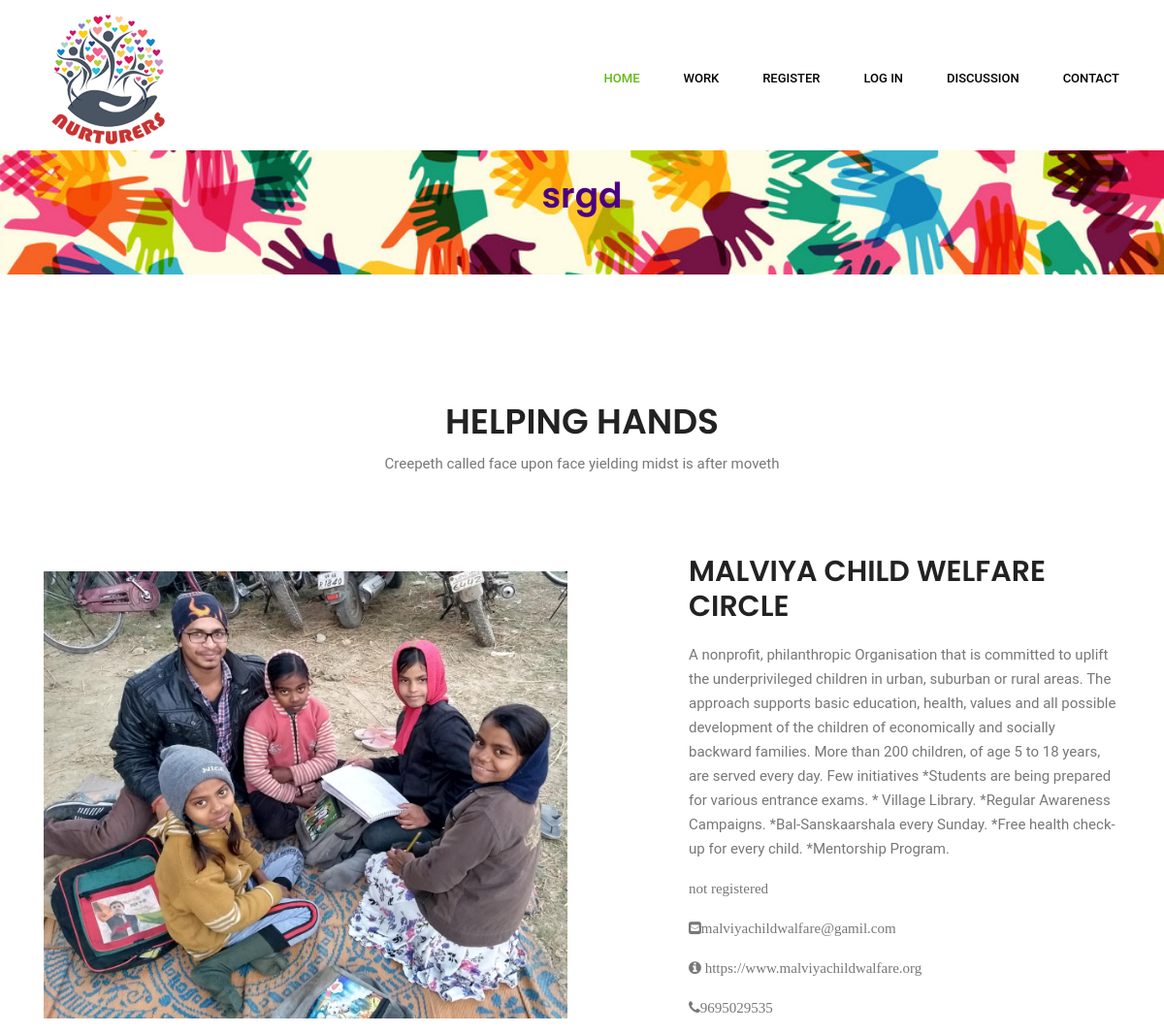
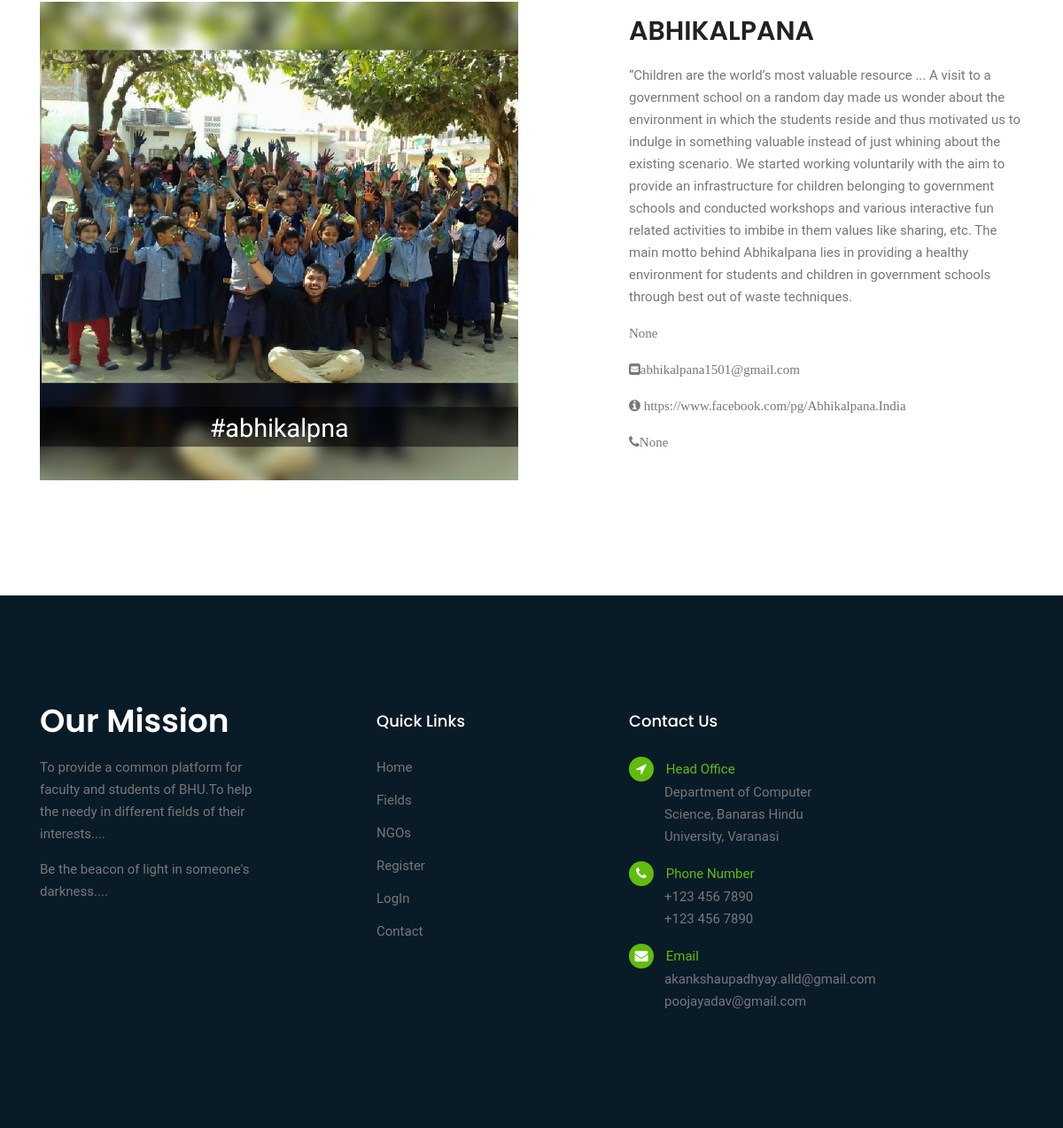
The page /ngofields/details/1/ on the database its author committed (2 pictures, top to bottom).
### app1/models.py (models this page shows, shortened)
class NgoInterest(models.Model):
	NgoId = models.ForeignKey(Ngo,on_delete = models.CASCADE, null = True, blank = True)
	interest = models.ForeignKey(Interest, on_delete = models.CASCADE, null = True, blank = True)

class Ngo(models.Model):
	name = models.CharField(max_length = 250, null = True, blank = True)
	regId = models.CharField(max_length = 100, null = True,blank = True)
	founder = models.CharField(max_length = 250, null = True, blank = True)
	ngoUrl = models.URLField(null = True, blank = True)
	email = models.CharField(max_length = 100, null = True, blank = True)
	contact = models.CharField(max_length = 12, null = True, blank = True)
	about = models.TextField( null = True, blank = True)
	imageurl = models.URLField(null = True, blank = True)

### app1/views.py (the view)
# urls.py: re_path('ngofields/details/(?P<id>[\\w-]+)/$',views.NgoFieldDetails,name='ngofields'),
def NgoFieldDetails(request,id):
	interestIs = Interest.objects.get(id = id)
	ngoIds = NgoInterest.objects.filter(interest = interestIs)
	return render(request,'allngo1.html',{'ngoAre':ngoIds})

### templates/allngo1.html (shortened to what this page needs)
<!doctype html>
<html lang="en">
    <head>
        <link rel="stylesheet" href="/static/css/bootstrap.css">
        <link rel="stylesheet" href="/static/vendors/linericon/style.css">
        <link rel="stylesheet" href="/static/css/font-awesome.min.css">
        <link rel="stylesheet" href="/static/vendors/lightbox/simpleLightbox.css">
        <link rel="stylesheet" href="/static/vendors/nice-select/css/nice-select.css">
        <link rel="stylesheet" href="/static/css/style.css">
        <link rel="stylesheet" href="/static/css/responsive.css">
    </head>
<body>
     <header class="header_area">
        <div class="main_menu">
            <div class="container">
                <nav class="navbar navbar-expand-lg navbar-light">
                    <div class="container">
                        <a class="navbar-brand logo_h" href="#"><img src="/static/img/logo.ico" alt=""></a>
                        <div class="collapse navbar-collapse offset" id="navbarSupportedContent">
                            <ul class="nav navbar-nav menu_nav ml-auto">
                                <li class="nav-item active "><a class="nav-link" href="/home">Home</a></li>
                                <li class="nav-item submenu dropdown ">
                                    <a href="" class="nav-link dropdown-toggle" data-toggle="dropdown" role="button" aria-haspopup="true" aria-expanded="false"style="color:black">WORK</a>
                                </li>
                                {% if user.is_authenticated %}
                                <li class="nav-item"><a class="nav-link" href="/profile/"style="color:black">Profile</a>
                                <li class="nav-item"><a class="nav-link" href="/logout/"style="color:black">LogOut</a>
                                {% else %}
                                <li class="nav-item"><a class="nav-link" href="/register"style="color:black">Register</a>
                                <li class="nav-item"><a class="nav-link" href="/login" data-toggle="modal" data-target="#myModal"style="color:black">Log in</a>
                                {% endif %}
                                {% if user.is_authenticated %}
                                <li class="nav-item"><a class="nav-link" href="/addQuestion" style="color: black">Discussion</a>
                                {% else %}
                                <li class="nav-item"><a class="nav-link" href="/allQuestions"style="color:black">Discussion</a>
                                {% endif %}
                                <li class="nav-item"><a class="nav-link" href="/contact"style="color:black">Contact</a></li>
                            </ul>
                        </div>
                    </div>
                </nav>
            </div>
        </div>
    </header>
    <br><br><br>
<div class="bg">
    <div class="text-center" >
       <br>
        <h1 style="color:indigo">{{interestIs.name}}srgd</h1>
    </div>
</div>
	<section class="condition-area event-details-area section_gap">
        <div class="container">
            <div class="main_title">
                <h2>HELPING HANDS</h2>
                <p>Creepeth called face upon face yielding midst is after moveth </p>
            </div>
            <div class="row align-items-center justify-content-center">
                {% if ngoAre %}
                {% for i in ngoAre %}
                <div class="col-lg-6 col-md-8 col-sm-10">
                    <div class="condition-left">
                        <img class="img-fluid" src={{i.NgoId.imageurl}} alt="">
                    </div>
                </div>
                <div class="offset-lg-1 col-lg-5">
                    <div class="condition-right">
                        <h2 class="mb-20">
                            {{i.NgoId.name}}
                        </h2>
                        <p>{{i.NgoId.about}}</p>
                         <p><i class="fa fa-id-badge">{{i.NgoId.regId}}</i></p>
                         <p><i class="fa fa-envelope-square">{{i.NgoId.email}}</i></p>
                         <p><i class="fa fa-info-circle">  {{i.NgoId.ngoUrl}}</i></p>
                         <p><i class="fa fa-phone">{{i.NgoId.contact}}</i></p>
                    </div>
                </div>
                {% endfor %}
                {% else %}
                <h3>Sorry, No NGO found!!!</h3>
                {%endif%}
            </div>
        </div>
    </section>
   <footer>
        <div class="footer-area">
            <div class="container">
                <div class="row section_gap">
                    <div class="col-lg-3 col-md-6 col-sm-6">
                        <div class="single-footer-widget tp_widgets">
                            <h4 class="footer_title large_title">Our Mission</h4>
                            <p>
                                To provide a common platform for faculty and students of BHU.To help the needy in different fields of their interests....
                            </p>
                            <p>
                                Be the beacon of light in someone's darkness....
                            </p>
                        </div>
                    </div>
                    <div class="offset-lg-1 col-lg-2 col-md-6 col-sm-6">
                        <div class="single-footer-widget tp_widgets">
                            <h4 class="footer_title">Quick Links</h4>
                            <ul class="list">
                                <li><a href="/home">Home</a></li>
                                <li><a href="/fields">Fields</a></li>
                                <li><a href="/ngodetail">NGOs</a></li>
                                {% if user.is_authenticated %}
                                <li><a href="/events">Events</a></li>
                                <li><a href="/logout/">LogOut</a></li>
                                {% else %}
                                <li><a href="/register">Register</a></li>
                                <li><a href="/login/">LogIn</a></li>
                                {% endif %}
                                <li><a href="/contact">Contact</a></li>
                            </ul>
                        </div>
                    </div>
                    <div class="offset-lg-1 col-lg-3 col-md-6 col-sm-6">
                        <div class="single-footer-widget tp_widgets">
                            <h4 class="footer_title">Contact Us</h4>
                            <div class="ml-40">
                                <p class="sm-head">
                                    <span class="fa fa-location-arrow"></span>
                                    Head Office
                                </p>
                                <p>Department of Computer Science, Banaras Hindu University, Varanasi</p>
                                <p class="sm-head">
                                    <span class="fa fa-phone"></span>
                                    Phone Number
                                </p>
                                <p>
                                    +123 456 7890 <br>
                                    +123 456 7890
                                </p>
                                <p class="sm-head">
                                    <span class="fa fa-envelope"></span>
                                    Email
                                </p>
                                <p>
                                    akankshaupadhyay.alld@gmail.com <br>
                                    poojayadav@gmail.com
                                </p>
                            </div>
                        </div>
                    </div>
                </div>
            </div>
        </div>
    </footer>
    </body>
</html>

### static/css/style.css (style rules this page uses)
body { line-height: 25px; font-size: 15px; font-family: "Roboto", sans-serif; font-weight: normal; color: #777777; }
h1, h2, h3, h4, h5, h6 { font-family: "Poppins", sans-serif; font-weight: 600; color: #222222; }
.list { list-style: none; margin: 0px; padding: 0px; }
a { text-decoration: none; transition: all 0.3s ease-in-out; }
.ml-40 { margin-left: 40px; }
.section_gap { padding: 130px 0px; }
.main_title { text-align: center; margin-bottom: 80px; }
.main_title h2 { font-size: 36px; margin-bottom: 10px; text-transform: capitalize; }
.main_title p { margin-bottom: 0px; max-width: 570px; margin: auto; }
.header_area { position: absolute; width: 100%; top: 0; left: 0; z-index: 99999; transition: background 0.4s, all 0.3s linear; }
.header_area .container { padding: 0px 8px; }
.header_area .navbar { background: transparent; padding: 0px; border: 0px; border-radius: 0px; }
.header_area .navbar .nav .nav-item { margin-right: 45px; }
.header_area .navbar .nav .nav-item .nav-link { font-size: 13px; font-weight: 500; line-height: 80px; text-transform: uppercase; color: #ffffff; padding: 0px; display: inline-block; }
.header_area .navbar .nav .nav-item .nav-link:after { display: none; }
.header_area .navbar .nav .nav-item:hover .nav-link, .header_area .navbar .nav .nav-item.active .nav-link { color: #60bc0f; }
.header_area .navbar .nav .nav-item.submenu { position: relative; }
.header_area .navbar .nav .nav-item:last-child { margin-right: 0px; }
.mb-20 { margin-bottom: 20px; }
h1 { font-size: 36px; }
h2 { font-size: 30px; }
h4 { font-size: 18px; }
.footer-area { background: #091b27; }
.single-footer-widget p { margin-bottom: 15px; }
.single-footer-widget p:last-child { margin-bottom: 0; }
.single-footer-widget .sm-head { color: #60bc0f; margin-bottom: 0px; }
.single-footer-widget .sm-head span { position: relative; margin-left: -40px; margin-right: 10px; display: inline-block; width: 28px; height: 28px; line-height: 28px; text-align: center; background: #60bc0f; color: #ffffff; border-radius: 20px; }
.tp_widgets .list li { margin-bottom: 12px; }
.tp_widgets .list li a { color: #777777; font-family: "Roboto", sans-serif; }
.tp_widgets .list li:last-child { margin-bottom: 0px; }
.footer_title { font-size: 18px; line-height: 24px; font-weight: 500; font-family: "Poppins", sans-serif; text-transform: capitalize; color: #fff; margin-bottom: 28px; }
.footer_title.large_title { font-size: 36px; font-weight: 600; }

### templates/allngo1.html (style rules this page uses)
body, html { height: 80%; margin-top:40px; }
.bg { background-image: url("/static/img/banner/Banner_all.jpg"); height: 20%; background-position: center; background-repeat: no-repeat; background-size: cover; }

### rows shown on the page
NgoInterest: NgoId.imageurl (picture), NgoId.name "MALVIYA CHILD WELFARE CIRCLE", NgoId.about "A nonprofit, philanthropic Organisation that is committed to uplift the underprivileged children in urban, suburban or rural areas. The approach supports basic education, health, values and all possible development of the children of economically and socially backward families. More than 200 children, of age 5 to 18 years, are served every day. Few initiatives *Students are being prepared for various entrance exams. * Village Library. *Regular Awareness Campaigns. *Bal-Sanskaarshala every Sunday. *Free health check-up for every child. *Mentorship Program.", NgoId.regId "not registered", NgoId.email "malviyachildwalfare@gamil.com", NgoId.ngoUrl "https://www.malviyachildwalfare.org", NgoId.contact "9695029535"
NgoInterest: NgoId.imageurl (picture), NgoId.name "ABHIKALPANA", NgoId.about "“Children are the world’s most valuable resource ... A visit to a government school on a random day made us wonder about the environment in which the students reside and thus motivated us to indulge in something valuable instead of just whining about the existing scenario. We started working voluntarily with the aim to provide an infrastructure for children belonging to government schools and conducted workshops and various interactive fun related activities to imbibe in them values like sharing, etc. The main motto behind Abhikalpana lies in providing a healthy environment for students and children in government schools through best out of waste techniques.", NgoId.regId "None", NgoId.email "abhikalpana1501@gmail.com", NgoId.ngoUrl "https://www.facebook.com/pg/Abhikalpana.India", NgoId.contact "None"
